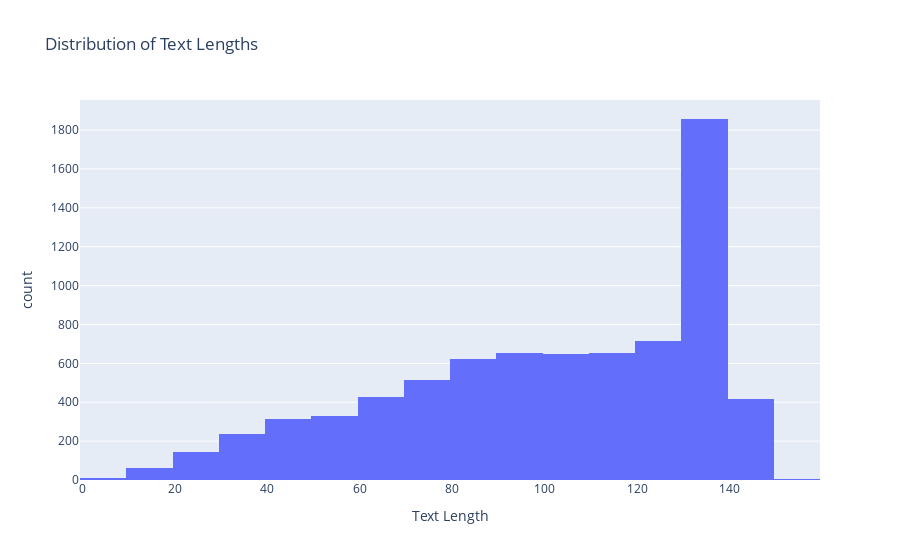

Notebook code for this chart:
### Markdown cell above
### 4 . Explore Text Data

### Code cell
# distribution of text lengths
show_distribution_of_text_leghts(df, 'text')

### Figure 1 — Plotly figure (JSON) as saved in the notebook; plotly's stock layout.template omitted (floating-point values rounded to 4 significant figures; data arrays with more than 128 entries replaced by an {"elided": "..."} marker saying what was removed)
{"data": [{"alignmentgroup": "True", "bingroup": "x", "hovertemplate": "Text Length=%{x}<br>count=%{y}<extra></extra>", "legendgroup": "", "marker": {"color": "#636efa", "pattern": {"shape": ""}}, "name": "", "nbinsx": 30, "offsetgroup": "", "orientation": "v", "showlegend": false, "type": "histogram", "x": {"elided": "7613 int values"}, "xaxis": "x", "yaxis": "y"}], "layout": {"barmode": "relative", "legend": {"tracegroupgap": 0}, "title": {"text": "Distribution of Text Lengths"}, "xaxis": {"anchor": "y", "domain": [0, 1], "title": {"text": "Text Length"}}, "yaxis": {"anchor": "x", "domain": [0, 1], "title": {"text": "count"}}}}
